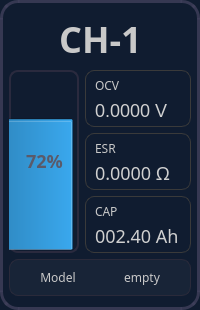
<?xml version="1.0" encoding="UTF-8"?>
<ui version="4.0">
 <class>batterycard</class>
 <widget class="QFrame" name="batterycard">
  <property name="geometry">
   <rect>
    <x>0</x>
    <y>0</y>
    <width>200</width>
    <height>310</height>
   </rect>
  </property>
  <property name="minimumSize">
   <size>
    <width>200</width>
    <height>310</height>
   </size>
  </property>
  <property name="maximumSize">
   <size>
    <width>240</width>
    <height>372</height>
   </size>
  </property>
  <property name="font">
   <font>
    <family>WenQuanYi Micro Hei</family>
    <pointsize>18</pointsize>
   </font>
  </property>
  <property name="cursor">
   <cursorShape>BlankCursor</cursorShape>
  </property>
  <property name="contextMenuPolicy">
   <enum>Qt::NoContextMenu</enum>
  </property>
  <property name="windowTitle">
   <string>Frame</string>
  </property>
  <property name="styleSheet">
   <string notr="true">#batterycard
{
background-color: #101C30;
border-radius: 18px;
border: 3px solid rgba(63, 63, 90, 0.81);
}
#batterycard:hover
{
 border-color: rgba(99, 99, 136, 0.96); 
}
#batterycard[outputed=true]
{
background-color: #1A2A45;
border-color: rgba(100, 100, 130, 0.9);
}</string>
  </property>
  <property name="locale">
   <locale language="Chinese" country="China"/>
  </property>
  <property name="lineWidth">
   <number>0</number>
  </property>
  <property name="outputed" stdset="0">
   <bool>false</bool>
  </property>
  <layout class="QVBoxLayout" name="verticalLayout_4" stretch="1,9,1">
   <property name="leftMargin">
    <number>6</number>
   </property>
   <property name="rightMargin">
    <number>6</number>
   </property>
   <item>
    <layout class="QHBoxLayout" name="horizontalLayout">
     <property name="spacing">
      <number>9</number>
     </property>
     <item>
      <spacer name="horizontalSpacer_left">
       <property name="orientation">
        <enum>Qt::Horizontal</enum>
       </property>
       <property name="sizeHint" stdset="0">
        <size>
         <width>40</width>
         <height>20</height>
        </size>
       </property>
      </spacer>
     </item>
     <item>
      <widget class="QLabel" name="channellabel">
       <property name="enabled">
        <bool>false</bool>
       </property>
       <property name="font">
        <font>
         <family>WenQuanYi Micro Hei</family>
         <pointsize>-1</pointsize>
         <weight>75</weight>
         <bold>true</bold>
        </font>
       </property>
       <property name="cursor">
        <cursorShape>BlankCursor</cursorShape>
       </property>
       <property name="contextMenuPolicy">
        <enum>Qt::NoContextMenu</enum>
       </property>
       <property name="styleSheet">
        <string notr="true">#channellabel
{
font-family: &quot;WenQuanYi Micro Hei&quot;;
font-weight: bold;
font-size: 36px;
color: #C9C9C9;
}</string>
       </property>
       <property name="lineWidth">
        <number>0</number>
       </property>
       <property name="text">
        <string>CH-1</string>
       </property>
       <property name="alignment">
        <set>Qt::AlignCenter</set>
       </property>
       <property name="textInteractionFlags">
        <set>Qt::NoTextInteraction</set>
       </property>
      </widget>
     </item>
     <item>
      <spacer name="horizontalSpacer_right">
       <property name="orientation">
        <enum>Qt::Horizontal</enum>
       </property>
       <property name="sizeHint" stdset="0">
        <size>
         <width>40</width>
         <height>20</height>
        </size>
       </property>
      </spacer>
     </item>
    </layout>
   </item>
   <item>
    <layout class="QGridLayout" name="gridLayout" rowstretch="1,1,1" columnstretch="2,3">
     <property name="spacing">
      <number>6</number>
     </property>
     <item row="2" column="1">
      <widget class="QFrame" name="capframe">
       <property name="font">
        <font>
         <family>WenQuanYi Micro Hei</family>
        </font>
       </property>
       <property name="cursor">
        <cursorShape>BlankCursor</cursorShape>
       </property>
       <property name="contextMenuPolicy">
        <enum>Qt::NoContextMenu</enum>
       </property>
       <property name="styleSheet">
        <string notr="true">#capframe
{
border: 1px solid #3A3A3A;
border-radius: 9px;
}</string>
       </property>
       <property name="frameShape">
        <enum>QFrame::NoFrame</enum>
       </property>
       <property name="frameShadow">
        <enum>QFrame::Plain</enum>
       </property>
       <property name="lineWidth">
        <number>0</number>
       </property>
       <layout class="QVBoxLayout" name="verticalLayout_2">
        <property name="leftMargin">
         <number>9</number>
        </property>
        <property name="topMargin">
         <number>6</number>
        </property>
        <property name="rightMargin">
         <number>9</number>
        </property>
        <property name="bottomMargin">
         <number>6</number>
        </property>
        <item>
         <widget class="QLabel" name="caplabel">
          <property name="font">
           <font>
            <family>WenQuanYi Micro Hei</family>
            <pointsize>-1</pointsize>
           </font>
          </property>
          <property name="cursor">
           <cursorShape>BlankCursor</cursorShape>
          </property>
          <property name="contextMenuPolicy">
           <enum>Qt::NoContextMenu</enum>
          </property>
          <property name="styleSheet">
           <string notr="true">#caplabel
{
font-family: &quot;WenQuanYi Micro Hei&quot;;
font-size: 12px;
color: #C9C9C9;
}</string>
          </property>
          <property name="lineWidth">
           <number>0</number>
          </property>
          <property name="text">
           <string>CAP</string>
          </property>
         </widget>
        </item>
        <item>
         <widget class="QLabel" name="capvaluelabel">
          <property name="font">
           <font>
            <family>WenQuanYi Micro Hei</family>
            <pointsize>-1</pointsize>
           </font>
          </property>
          <property name="cursor">
           <cursorShape>BlankCursor</cursorShape>
          </property>
          <property name="contextMenuPolicy">
           <enum>Qt::NoContextMenu</enum>
          </property>
          <property name="styleSheet">
           <string notr="true">#capvaluelabel
{
font-family: &quot;WenQuanYi Micro Hei&quot;;
font-size: 18px;
 color: #D0D0D0;
}</string>
          </property>
          <property name="lineWidth">
           <number>0</number>
          </property>
          <property name="text">
           <string>002.40 Ah</string>
          </property>
          <property name="alignment">
           <set>Qt::AlignLeading|Qt::AlignLeft|Qt::AlignVCenter</set>
          </property>
         </widget>
        </item>
       </layout>
      </widget>
     </item>
     <item row="0" column="0" rowspan="3">
      <widget class="QProgressBar" name="socprogressBar">
       <property name="sizePolicy">
        <sizepolicy hsizetype="Preferred" vsizetype="Preferred">
         <horstretch>0</horstretch>
         <verstretch>0</verstretch>
        </sizepolicy>
       </property>
       <property name="font">
        <font>
         <family>WenQuanYi Micro Hei</family>
         <pointsize>-1</pointsize>
         <weight>75</weight>
         <bold>true</bold>
        </font>
       </property>
       <property name="cursor">
        <cursorShape>BlankCursor</cursorShape>
       </property>
       <property name="contextMenuPolicy">
        <enum>Qt::NoContextMenu</enum>
       </property>
       <property name="styleSheet">
        <string notr="true">#socprogressBar{
    background: transparent;
    border: 2px solid #2A2A3E;
    border-radius: 9px;
	font-weight: bold;
	color: #5A5A6A; 
    font-size: 18px;
}
#socprogressBar::chunk {
	/*background: #0DAF65;*/
	background: qlineargradient(y1:0, y2:1,
        stop:0 #00C696,
        stop:1 #0DAF65
    );
	margin: 6px;
}</string>
       </property>
       <property name="value">
        <number>72</number>
       </property>
       <property name="alignment">
        <set>Qt::AlignCenter</set>
       </property>
       <property name="textVisible">
        <bool>true</bool>
       </property>
       <property name="orientation">
        <enum>Qt::Vertical</enum>
       </property>
       <property name="invertedAppearance">
        <bool>false</bool>
       </property>
       <property name="textDirection">
        <enum>QProgressBar::TopToBottom</enum>
       </property>
      </widget>
     </item>
     <item row="0" column="1">
      <widget class="QFrame" name="ocvframe">
       <property name="font">
        <font>
         <family>WenQuanYi Micro Hei</family>
        </font>
       </property>
       <property name="cursor">
        <cursorShape>BlankCursor</cursorShape>
       </property>
       <property name="contextMenuPolicy">
        <enum>Qt::NoContextMenu</enum>
       </property>
       <property name="styleSheet">
        <string notr="true">#ocvframe
{
border: 1px solid #3A3A3A;
border-radius: 9px;
}</string>
       </property>
       <property name="frameShape">
        <enum>QFrame::NoFrame</enum>
       </property>
       <property name="frameShadow">
        <enum>QFrame::Plain</enum>
       </property>
       <property name="lineWidth">
        <number>0</number>
       </property>
       <layout class="QVBoxLayout" name="verticalLayout">
        <property name="leftMargin">
         <number>9</number>
        </property>
        <property name="topMargin">
         <number>6</number>
        </property>
        <property name="rightMargin">
         <number>9</number>
        </property>
        <property name="bottomMargin">
         <number>6</number>
        </property>
        <item>
         <widget class="QLabel" name="ocvlabel">
          <property name="font">
           <font>
            <family>WenQuanYi Micro Hei</family>
            <pointsize>-1</pointsize>
           </font>
          </property>
          <property name="cursor">
           <cursorShape>BlankCursor</cursorShape>
          </property>
          <property name="contextMenuPolicy">
           <enum>Qt::NoContextMenu</enum>
          </property>
          <property name="styleSheet">
           <string notr="true">#ocvlabel
{
font-family: &quot;WenQuanYi Micro Hei&quot;;
font-size: 12px;
color: #C9C9C9;
}</string>
          </property>
          <property name="lineWidth">
           <number>0</number>
          </property>
          <property name="text">
           <string>OCV</string>
          </property>
         </widget>
        </item>
        <item>
         <widget class="QLabel" name="ocvvaluelabel">
          <property name="cursor">
           <cursorShape>BlankCursor</cursorShape>
          </property>
          <property name="contextMenuPolicy">
           <enum>Qt::NoContextMenu</enum>
          </property>
          <property name="styleSheet">
           <string notr="true">#ocvvaluelabel
{
font-family: &quot;WenQuanYi Micro Hei&quot;;
font-size: 18px;
 color: #D0D0D0;
}</string>
          </property>
          <property name="lineWidth">
           <number>0</number>
          </property>
          <property name="text">
           <string>0.0000 V</string>
          </property>
         </widget>
        </item>
       </layout>
      </widget>
     </item>
     <item row="1" column="1">
      <widget class="QFrame" name="esrframe">
       <property name="font">
        <font>
         <family>WenQuanYi Micro Hei</family>
        </font>
       </property>
       <property name="cursor">
        <cursorShape>BlankCursor</cursorShape>
       </property>
       <property name="contextMenuPolicy">
        <enum>Qt::NoContextMenu</enum>
       </property>
       <property name="styleSheet">
        <string notr="true">#esrframe
{
border: 1px solid #3A3A3A;
border-radius: 9px;
}</string>
       </property>
       <property name="frameShape">
        <enum>QFrame::NoFrame</enum>
       </property>
       <property name="frameShadow">
        <enum>QFrame::Plain</enum>
       </property>
       <property name="lineWidth">
        <number>0</number>
       </property>
       <layout class="QVBoxLayout" name="verticalLayout_3">
        <property name="leftMargin">
         <number>9</number>
        </property>
        <property name="topMargin">
         <number>6</number>
        </property>
        <property name="rightMargin">
         <number>9</number>
        </property>
        <property name="bottomMargin">
         <number>6</number>
        </property>
        <item>
         <widget class="QLabel" name="esrlabel">
          <property name="font">
           <font>
            <family>WenQuanYi Micro Hei</family>
            <pointsize>-1</pointsize>
           </font>
          </property>
          <property name="cursor">
           <cursorShape>BlankCursor</cursorShape>
          </property>
          <property name="contextMenuPolicy">
           <enum>Qt::NoContextMenu</enum>
          </property>
          <property name="styleSheet">
           <string notr="true">#esrlabel
{
font-family: &quot;WenQuanYi Micro Hei&quot;;
font-size: 12px;
color: #C9C9C9;
}</string>
          </property>
          <property name="lineWidth">
           <number>0</number>
          </property>
          <property name="text">
           <string>ESR</string>
          </property>
         </widget>
        </item>
        <item>
         <widget class="QLabel" name="esrvaluelabel">
          <property name="font">
           <font>
            <family>WenQuanYi Micro Hei</family>
            <pointsize>-1</pointsize>
           </font>
          </property>
          <property name="cursor">
           <cursorShape>BlankCursor</cursorShape>
          </property>
          <property name="contextMenuPolicy">
           <enum>Qt::NoContextMenu</enum>
          </property>
          <property name="styleSheet">
           <string notr="true">#esrvaluelabel
{
font-family: &quot;WenQuanYi Micro Hei&quot;;
font-size: 18px;
 color: #D0D0D0;
}</string>
          </property>
          <property name="lineWidth">
           <number>0</number>
          </property>
          <property name="text">
           <string>0.0000 Ω</string>
          </property>
          <property name="alignment">
           <set>Qt::AlignLeading|Qt::AlignLeft|Qt::AlignVCenter</set>
          </property>
         </widget>
        </item>
       </layout>
      </widget>
     </item>
    </layout>
   </item>
   <item>
    <widget class="QFrame" name="modelframe">
     <property name="enabled">
      <bool>false</bool>
     </property>
     <property name="font">
      <font>
       <family>WenQuanYi Micro Hei</family>
      </font>
     </property>
     <property name="cursor">
      <cursorShape>BlankCursor</cursorShape>
     </property>
     <property name="contextMenuPolicy">
      <enum>Qt::NoContextMenu</enum>
     </property>
     <property name="styleSheet">
      <string notr="true">#modelframe
{
 background: rgba(255, 255, 255, 0.036);
border: 1px solid #2A2A3A;
border-radius: 9px;
}</string>
     </property>
     <property name="frameShape">
      <enum>QFrame::NoFrame</enum>
     </property>
     <property name="frameShadow">
      <enum>QFrame::Plain</enum>
     </property>
     <property name="lineWidth">
      <number>0</number>
     </property>
     <layout class="QHBoxLayout" name="horizontalLayout_2">
      <item>
       <widget class="QLabel" name="modellabel">
        <property name="font">
         <font>
          <family>WenQuanYi Micro Hei</family>
          <pointsize>-1</pointsize>
         </font>
        </property>
        <property name="cursor">
         <cursorShape>BlankCursor</cursorShape>
        </property>
        <property name="contextMenuPolicy">
         <enum>Qt::NoContextMenu</enum>
        </property>
        <property name="styleSheet">
         <string notr="true">#modellabel
{
font-family: &quot;WenQuanYi Micro Hei&quot;;
font-size: 12px;
color: #C9C9C9;
}</string>
        </property>
        <property name="lineWidth">
         <number>0</number>
        </property>
        <property name="text">
         <string>Model</string>
        </property>
        <property name="alignment">
         <set>Qt::AlignCenter</set>
        </property>
       </widget>
      </item>
      <item>
       <widget class="QLabel" name="modelnamelabel">
        <property name="font">
         <font>
          <family>WenQuanYi Micro Hei</family>
          <pointsize>-1</pointsize>
         </font>
        </property>
        <property name="cursor">
         <cursorShape>BlankCursor</cursorShape>
        </property>
        <property name="contextMenuPolicy">
         <enum>Qt::NoContextMenu</enum>
        </property>
        <property name="styleSheet">
         <string notr="true">#modelnamelabel
{
font-family: &quot;WenQuanYi Micro Hei&quot;;
font-size: 12px;
color: #C9C9C9;
}</string>
        </property>
        <property name="lineWidth">
         <number>0</number>
        </property>
        <property name="text">
         <string>empty</string>
        </property>
        <property name="alignment">
         <set>Qt::AlignCenter</set>
        </property>
       </widget>
      </item>
     </layout>
    </widget>
   </item>
  </layout>
 </widget>
 <resources/>
 <connections/>
</ui>
